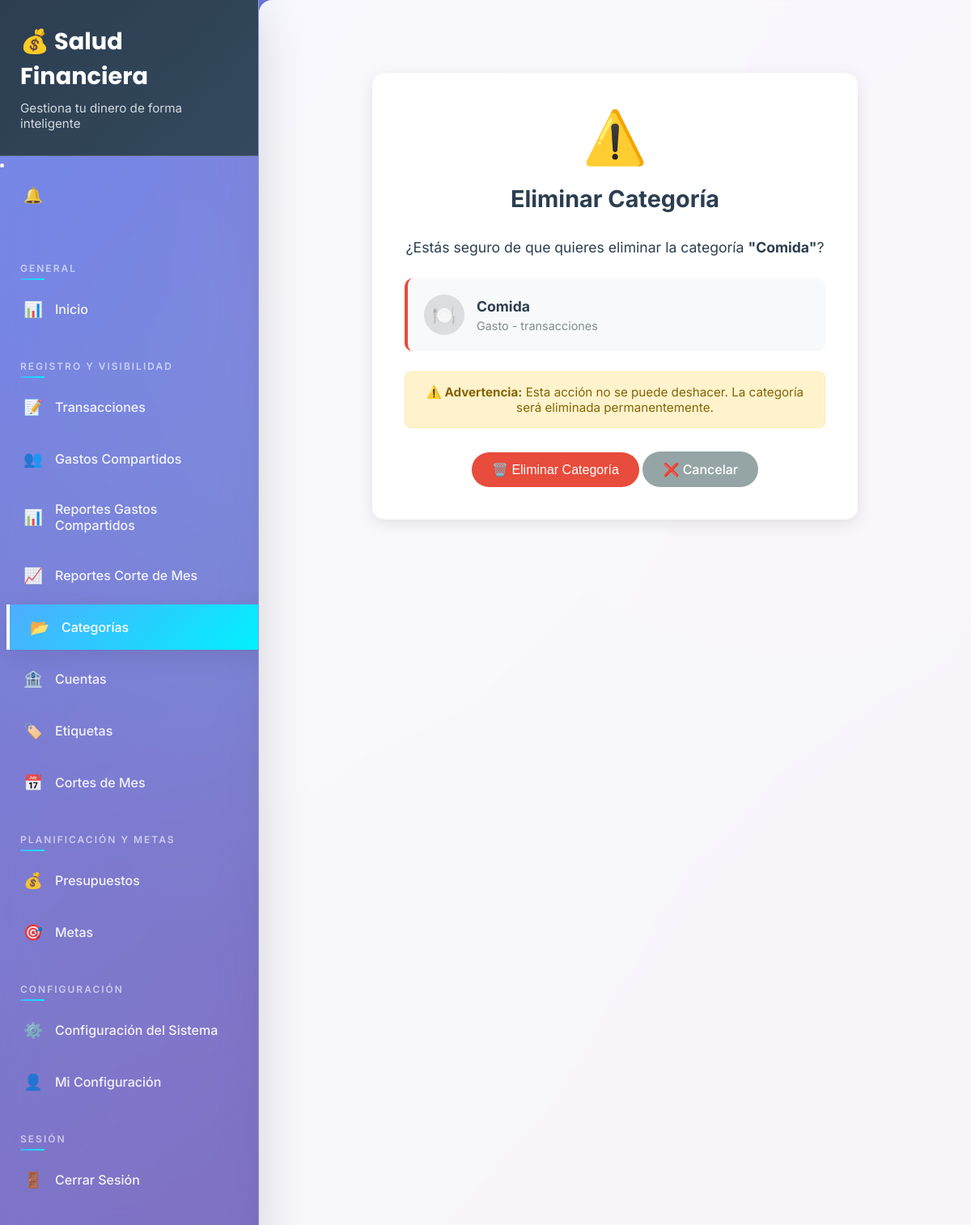
Screenshot of /finanzas/categorias/1/eliminar/ (signed in) with the database file from the repository.
### finanzas/models.py (models this page shows, shortened)
class Categoria(models.Model):
    TIPO_CHOICES = [
        ('ingreso', 'Ingreso'),
        ('gasto', 'Gasto'),
        ('ambos', 'Ambos'),
    ]
    nombre = models.CharField(max_length=100)
    icono = models.CharField(max_length=50, default='📊')  # Emoji como icono
    color = models.CharField(max_length=7, default='#3498db')  # Color en hex
    tipo = models.CharField(max_length=10, choices=TIPO_CHOICES, default='gasto')
    usuario = models.ForeignKey(User, on_delete=models.CASCADE, related_name='categorias')
    activa = models.BooleanField(default=True)
    fecha_creacion = models.DateTimeField(auto_now_add=True)
    class Meta:
        unique_together = ['nombre', 'usuario']
        ordering = ['nombre']

### finanzas/views.py (the view)
# urls.py: path('categorias/<int:pk>/eliminar/', views.categoria_eliminar, name='categoria_eliminar'),
@login_required(login_url='/finanzas/')
def categoria_eliminar(request, pk):
    categoria = get_object_or_404(Categoria, pk=pk, usuario=request.user)
    if request.method == 'POST':
        categoria.delete()
        messages.success(request, 'Categoría eliminada exitosamente.')
        return redirect('categorias_lista')
    context = {
        'categoria': categoria
    }
    return render(request, 'categorias/eliminar.html', context)

### finanzas/context_processors.py (called while the page is built)
def notificaciones_no_leidas(request):
    if request.user.is_authenticated:
        count = Notificacion.objects.filter(usuario=request.user, leida=False).count()
        return {'notificaciones_no_leidas_count': count}
    return {'notificaciones_no_leidas_count': 0}

### finanzas/templates/categorias/eliminar.html (shortened to what this page needs)
{% extends 'base/base.html' %}
{% block content %}
<div class="delete-container">
    <div class="delete-card">
        <div class="delete-header">
            <div class="delete-icon">⚠️</div>
            <h1>Eliminar Categoría</h1>
        </div>
        <div class="delete-content">
            <p class="delete-message">
                ¿Estás seguro de que quieres eliminar la categoría <strong>"{{ categoria.nombre }}"</strong>?
            </p>
            <div class="category-preview">
                <div class="preview-header">
                    <div class="preview-icon" style="background-color: {{ categoria.color }}20; color: {{ categoria.color }};">
                        {{ categoria.icono }}
                    </div>
                    <div class="preview-info">
                        <h3>{{ categoria.nombre }}</h3>
                        <p>{{ categoria.get_tipo_display }} - {{ categoria.transaccion_set.count }} transacciones</p>
                    </div>
                </div>
            </div>
            <div class="warning-message">
                <p><strong>⚠️ Advertencia:</strong> Esta acción no se puede deshacer. La categoría será eliminada permanentemente.</p>
            </div>
        </div>
        <div class="delete-actions">
            <form method="post">
                <button type="submit" class="btn-delete">🗑️ Eliminar Categoría</button>
                <a href="{% url 'categorias_lista' %}" class="btn-cancel">❌ Cancelar</a>
            </form>
        </div>
    </div>
</div>
{% endblock %}

### finanzas/templates/base/base.html (style rules this page uses)
:root { --primary-gradient: linear-gradient(135deg, #667eea 0%, #764ba2 100%); --secondary-gradient: linear-gradient(135deg, #f093fb 0%, #f5576c 100%); --success-gradient: linear-gradient(135deg, #4facfe 0%, #00f2fe 100%); --warning-gradient: linear-gradient(135deg, #fa709a 0%, #fee140 100%); --danger-gradient: linear-gradient(135deg, #ff9a9e 0%, #fecfef 100%); --dark-gradient: linear-gradient(135deg, #2c3e50 0%, #34495e 100%); --glass-bg: rgba(255, 255, 255, 0.1); --glass-border: rgba(255, 255, 255, 0.2); --shadow-soft: 0 8px 32px rgba(0, 0, 0, 0.1); --shadow-strong: 0 20px 60px rgba(0, 0, 0, 0.15); --border-radius: 16px; --transition: all 0.3s cubic-bezier(0.4, 0, 0.2, 1); }
* { margin: 0; padding: 0; box-sizing: border-box; }
body { font-family: 'Inter', -apple-system, BlinkMacSystemFont, 'Segoe UI', Roboto, sans-serif; background: var(--primary-gradient); min-height: 100vh; overflow-x: hidden; position: relative; }
body::before { content: ''; position: fixed; top: 0; left: 0; width: 100%; height: 100%; background-image: radial-gradient(circle at 20% 80%, rgba(120, 119, 198, 0.3) 0%, transparent 50%), radial-gradient(circle at 80% 20%, rgba(255, 119, 198, 0.3) 0%, transparent 50%), radial-gradient(circle at 40% 40%, rgba(120, 219, 255, 0.2) 0%, transparent 50%); pointer-events: none; z-index: -1; animation: float 20s ease-in-out infinite; }

### finanzas/templates/categorias/eliminar.html (style rules this page uses)
.delete-container { max-width: 600px; margin: 50px auto; }
.delete-card { background: white; padding: 40px; border-radius: 15px; box-shadow: 0 5px 20px rgba(0,0,0,0.1); text-align: center; }
.delete-header { margin-bottom: 30px; }
.delete-icon { font-size: 4rem; margin-bottom: 20px; }
.delete-header h1 { margin: 0; color: #2c3e50; font-size: 1.8rem; }
.delete-content { margin-bottom: 30px; }
.delete-message { font-size: 1.1rem; color: #2c3e50; margin-bottom: 25px; line-height: 1.5; }
.category-preview { background: #f8f9fa; padding: 20px; border-radius: 10px; margin-bottom: 25px; border-left: 4px solid #e74c3c; }
.preview-header { display: flex; align-items: center; gap: 15px; }
.preview-icon { width: 50px; height: 50px; border-radius: 50%; display: flex; align-items: center; justify-content: center; font-size: 1.5rem; font-weight: bold; }
.preview-info { flex: 1; text-align: left; }
.preview-info h3 { margin: 0 0 5px 0; color: #2c3e50; font-size: 1.1rem; }
.preview-info p { margin: 0; color: #7f8c8d; font-size: 0.9rem; }
.warning-message { background: #fff3cd; border: 1px solid #ffeaa7; padding: 15px; border-radius: 8px; margin-bottom: 15px; }
.warning-message p { margin: 0; color: #856404; font-size: 0.95rem; }
.delete-actions { display: flex; gap: 15px; justify-content: center; }
.btn-delete, .btn-cancel { padding: 12px 25px; border-radius: 25px; text-decoration: none; font-size: 1rem; font-weight: 500; transition: all 0.3s ease; border: none; cursor: pointer; }
.btn-delete { background: #e74c3c; color: white; }
.btn-cancel { background: #95a5a6; color: white; }

### rows the page displays
Categoria: nombre "Comida", icono "🍽️", tipo "Gasto"
